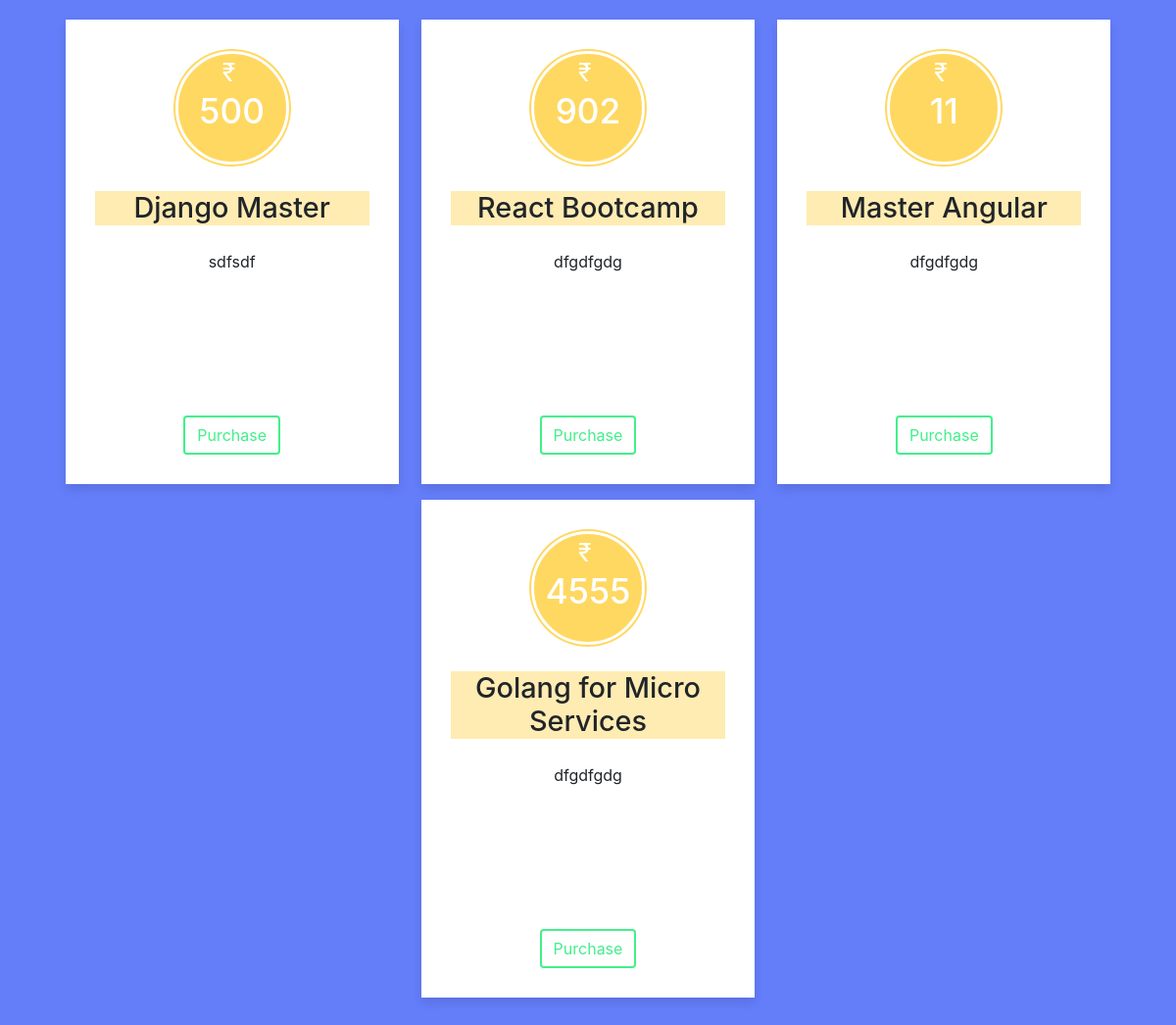
The app's page /newtonschool/courses/ (signed in) with its own data.
### teachers/models.py (models this page shows)
class Courses(models.Model):
    course_name = models.CharField(max_length=255)
    standard = models.IntegerField()
    course_description = models.TextField()
    created_at = models.DateTimeField(auto_now_add=True)
    updated_at = models.DateTimeField(auto_now=True)
    course_type = models.CharField(max_length=10, choices=COURSE_TYPE_CHOICES)
    price = models.IntegerField()
    teacher = models.ForeignKey('users.SchoolUser', on_delete=models.CASCADE)

### newtonschool/views.py (the view)
# urls.py: path('newtonschool/courses/', views.CoursesListView.as_view(), name='courses'),
class CoursesListView(ListView):
    model = Courses
    template_name = 'newtonschool/courses.html'
    def get(self, request, *args, **kwargs):
        if request.user.is_authenticated and request.user.user_type == USER_CHOICE_VALUE_TEACHER:
            self.object_list = super().get_queryset()
            context = super().get_context_data(**kwargs)
            return render(request, self.template_name, context)
        else:
            return HttpResponseRedirect(reverse('school_dashboard'))

### newtonschool/templates/newtonschool/courses.html (shortened to what this page needs)
<html lang="en">
{% load static %}
<head>
    <link rel="stylesheet" href="{% static 'css/bootstrap.css' %}">
    <link rel="stylesheet" href="{% static 'newtonschool/css/courses.css' %}">
</head>
<body>
<div class="wrapper">
    {% for course in courses_list %}
    {% if course.course_name %}
    <div class="table basic">
        <div class="price-section">
            <div class="price-area">
                <div class="inner-area">
                       <span class="text">
                         &#8377;
                       </span>
                    <span class="price">{{course.price}}</span>
                </div>
            </div>
        </div>
        <div class="package-name">
            <h1 class="course-heading">{{course.course_name}}</h1>
        </div>
        <div class="features" style="text-align:center;">
            <span>{{ course.course_description }}</span>
        </div>
        <div class="btn-div-box">
            {% if course.course_type == 'paid' %}
            <a href="{% url 'student_course_enroll' pk=course.id %}" class="btn btn-info">Purchase</a>
            {% else %}
            <a href="{% url 'student_course_enroll' pk=course.id %}" class="btn btn-success">Enroll</a>
            {% endif %}
        </div>
    </div>
    {% endif %}
    {% endfor %}
</div>
</body>
</html>

### newtonschool/static/newtonschool/css/courses.css (style rules this page uses)
* { margin: 0; padding: 0; box-sizing: border-box; }
body { display: flex; align-items: center; justify-content: center; min-height: 100vh; background: #647df9; padding: 20px; }
.wrapper { max-width: 1090px; width: 100%; display: flex; flex-wrap: wrap; margin: auto; justify-content: space-around; }
.wrapper .table { background: #fff; width: calc(33% - 20px); padding: 30px 30px; position: relative; box-shadow: 0 5px 10px rgba(0,0,0,0.1); }
.features { min-height: 150px; }
.table .price-section { display: flex; justify-content: center; }
.price-section .price-area { height: 120px; width: 120px; background: #ffd861; border-radius: 50%; padding: 2px; }
.price-section .price-area .inner-area { height: 100%; width: 100%; border-radius: 50%; border: 3px solid #fff; color: #fff; line-height: 117px; text-align: center; position: relative; }
.price-area .inner-area .text { font-size: 25px; font-weight: 400; position: absolute; bottom: 32px; left: 45px; }
.price-area .inner-area .price { font-size: 2.2rem; font-weight: 500; }
.table .package-name { width: 100%; background: #ffecb3; margin: 25px 0; text-align: center; position: relative; }
.course-heading { font-size: 1.8rem; }
.btn-info { background: #fff; color: #43ef8b; border: 2px solid #43ef8b; }
.table .package-name::before { position: absolute; top: 50%; left: 50%; transform: translate(-50%, -50%); background: #fff; font-size: 25px; padding: 0 10px; font-weight: bolder; }
.table .btn-div-box { display: flex; justify-content: center; margin-top: 1.2rem; }
.basic .price-area, .basic .inner-area { background: #ffd861; }
.basic .package-name { background: #ffecb3; }
.basic ::selection, .basic .price-area, .basic .inner-area { background: #ffd861; }

### records on screen
Courses: price "500", course_name "Django Master", course_description "sdfsdf", course_type "Purchase"
Courses: price "902", course_name "React Bootcamp", course_description "dfgdfgdg", course_type "Purchase"
Courses: price "11", course_name "Master Angular", course_description "dfgdfgdg", course_type "Purchase"
Courses: price "4555", course_name "Golang for Micro Services", course_description "dfgdfgdg", course_type "Purchase"
